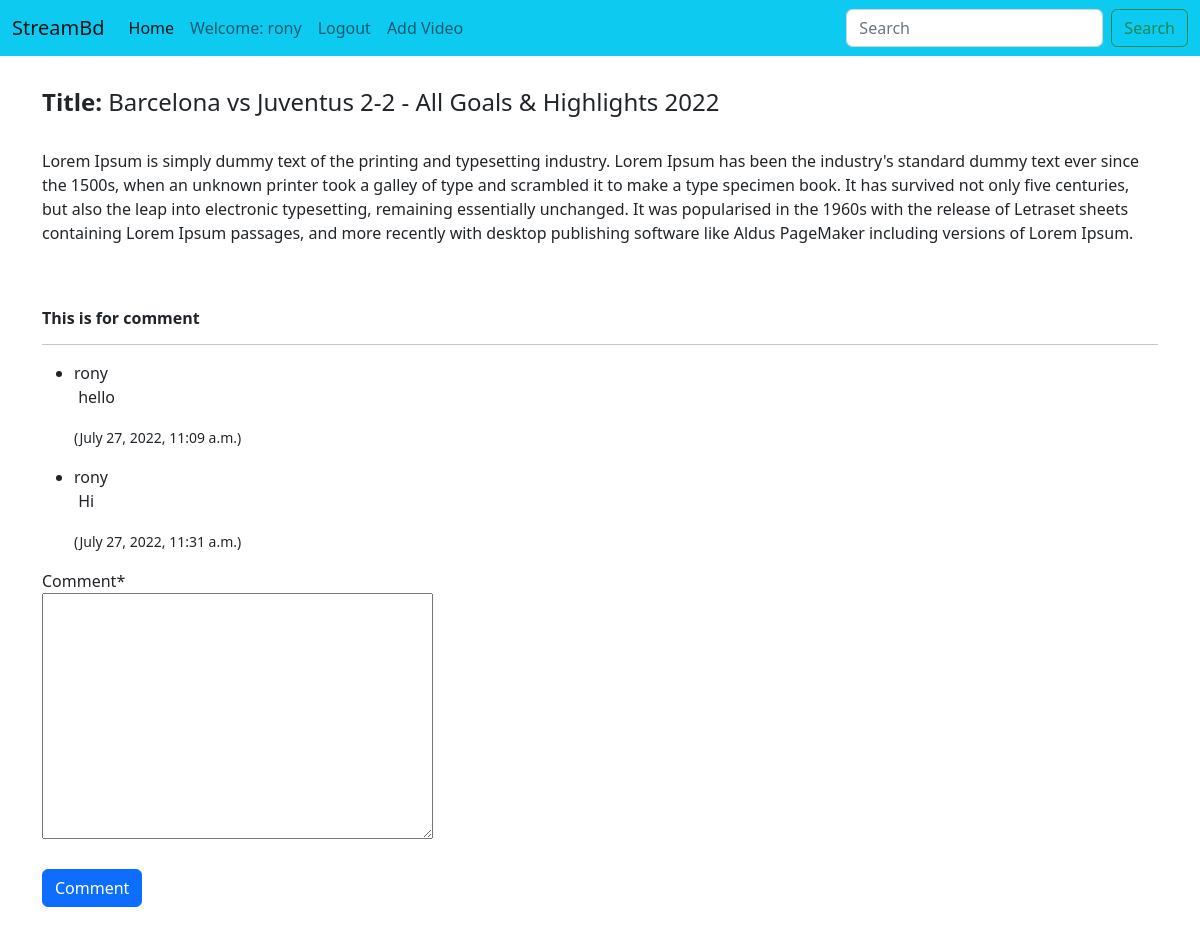
The app's page /details/1 (signed in) with its own data.
### App_stream/models.py (models this page shows, shortened)
class Post(models.Model):
    title=models.CharField(max_length=100)
    video=EmbedVideoField()
    desc=models.TextField(default="")
    created=models.DateTimeField(auto_now_add=True)
    class Meta:
        ordering=('-created',)

class UserComment(models.Model):
    video_post=models.ForeignKey(Post,on_delete=models.CASCADE,related_name='video_comment')
    user=models.ForeignKey(User,on_delete=models.CASCADE,related_name='user_comment')
    comment=models.TextField()
    comment_date=models.DateTimeField(auto_now_add=True)

### App_stream/views.py (the view, shortened to what this page needs)
# urls.py: path('details/<pk>',views.video_details_comment,name='details'),
def video_details_comment(request,pk):
    post=Post.objects.get(pk=pk)
    form=UserCommentForm()
    return render(request,'App_stream/details.html',context={'post':post,'form':form})

### App_stream/forms.py
class UserCommentForm(forms.ModelForm):
    class Meta:
        model=UserComment
        fields=('comment',)

### templates/App_stream/details.html (shortened to what this page needs)
{% extends 'base.html' %}
{% load crispy_forms_tags %}
{% load embed_video_tags %}
{% block body %}
<div class="container my-2">
    <div class="row">
        <div class="col-sm-9">
            {% video video "800x500" %}
            <br>
        </div>
    </div>
    <h4><strong>Title: </strong>{{post.title}}</h4>
    <br>
    <p>{{post.desc}}</p>
    {% endvideo %}
<br>
<br>
<h6><strong> This is for comment</strong></h6>
<hr>
            {% for comment in post.video_comment.all %}
            <ul>
                <li>{{comment.user}}</li><p>&nbsp;{{comment.comment}}</p>
                <small>({{comment.comment_date}})</small>
            </ul>
            {% endfor %}
            <form method="POST">{% csrf_token %}
                {{form|crispy}}
                <br>
                <button type="submit" class='btn btn-primary'>Comment</button>
            </form>
</div>
<br><br>
{% endblock %}

### templates/base.html (shortened to what this page needs)
<!doctype html>
<html lang="en">
  <head>
    <link href="https://cdn.jsdelivr.net/npm/bootstrap@5.2.0/dist/css/bootstrap.min.css" rel="stylesheet">
  </head>
  <body>
    <nav class="navbar navbar-expand-lg bg-info">
      <div class="container-fluid">
        <a class="navbar-brand" href="#">StreamBd</a>
        <div class="collapse navbar-collapse" id="navbarSupportedContent">
          <ul class="navbar-nav me-auto mb-2 mb-lg-0">
            <li class="nav-item">
              <a class="nav-link active" aria-current="page" href="{% url 'App_stream:home' %}">Home</a>
            </li>
            {% if user.is_authenticated %}
            <li class="nav-item">
              <a class="nav-link" href="#">Welcome: {{user}}</a>
            </li>
            <li class="nav-item">
              <a class="nav-link" href="{% url 'App_login:logout' %}">Logout</a>
            </li>
            {% endif %}
            {% if user.is_staff %}
            <li class="nav-item">
              <a class="nav-link" href="{% url 'App_stream:add' %}">Add Video</a>
            </li>
            {% endif %}
          </ul>
          <form action="{% url 'App_login:search' %}"class="d-flex" role="search" method='GET'>
            <input class="form-control me-2" type="search" placeholder="Search" aria-label="Search" name='query', id='query'>
            <button class="btn btn-outline-success" type="submit">Search</button>
          </form>
        </div>
      </div>
    </nav>
    {% block body %}{% endblock %}
</body>
</html>

### records on screen
Post: title "Barcelona vs Juventus 2-2 - All Goals & Highlights 2022", desc "Lorem Ipsum is simply dummy text of the printing and typesetting industry. Lorem Ipsum has been the industry's standard dummy text ever since the 1500s, when an unknown printer took a galley of type and scrambled it to make a type specimen book. It has survived not only five centuries, but also the leap into electronic typesetting, remaining essentially unchanged. It was popularised in the 1960s with the release of Letraset sheets containing Lorem Ipsum passages, and more recently with desktop publishing software like Aldus PageMaker including versions of Lorem Ipsum."
UserComment: user "rony", comment "hello", comment_date "July 27, 2022, 11:09 a.m."
UserComment: user "rony", comment "Hi", comment_date "July 27, 2022, 11:31 a.m."

### other values on screen
{{ user }} "rony"
